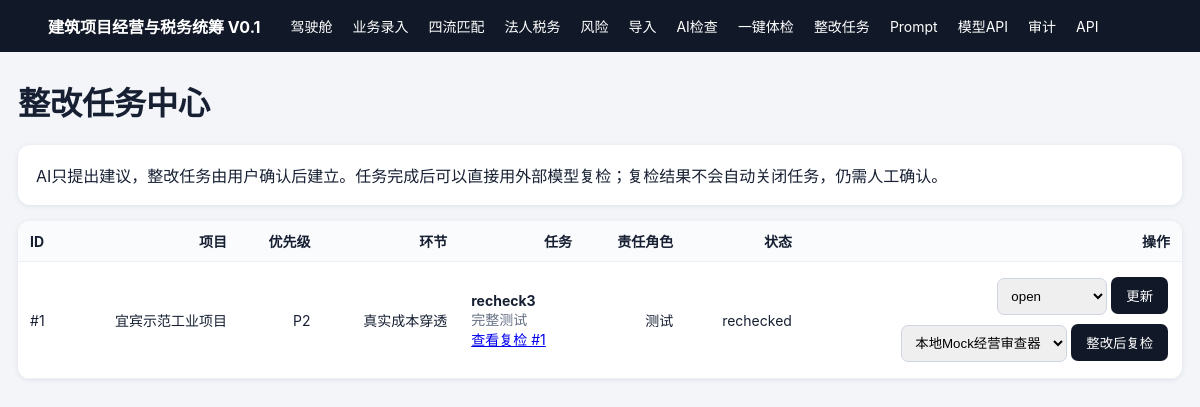
The page /tasks on the database its author committed.
### app/models.py (models this page shows)
class RemediationTask(Base):
    __tablename__="remediation_tasks"
    id:Mapped[int]=mapped_column(primary_key=True)
    project_id:Mapped[int]=mapped_column(ForeignKey("projects.id"),index=True)
    scope:Mapped[str]=mapped_column(String(40),default="whole_project",index=True)
    source_job_id:Mapped[int|None]=mapped_column(Integer,nullable=True,index=True)
    source_batch_id:Mapped[int|None]=mapped_column(Integer,nullable=True,index=True)
    recheck_job_id:Mapped[int|None]=mapped_column(Integer,nullable=True,index=True)
    title:Mapped[str]=mapped_column(String(200))
    description:Mapped[str]=mapped_column(Text,default="")
    priority:Mapped[str]=mapped_column(String(10),default="P2",index=True)
    owner_role:Mapped[str]=mapped_column(String(80),default="项目财务/商务")
    status:Mapped[str]=mapped_column(String(20),default="open",index=True)
    created_at:Mapped[str]=mapped_column(String(30),default="")
    updated_at:Mapped[str]=mapped_column(String(30),default="")
    closed_at:Mapped[str]=mapped_column(String(30),default="")

class Project(Base):
    __tablename__="projects"
    id:Mapped[int]=mapped_column(primary_key=True)
    code:Mapped[str]=mapped_column(String(30),unique=True,index=True)
    name:Mapped[str]=mapped_column(String(120))
    city:Mapped[str]=mapped_column(String(40))
    contract_total:Mapped[float]=mapped_column(Float)
    tax_method:Mapped[str]=mapped_column(String(20),default="general")

### app/main.py (the view)
@app.get("/tasks",response_class=HTMLResponse)
def task_center(r:Request):
    db=SessionLocal(); rows=db.execute(select(RemediationTask).order_by(RemediationTask.id.desc())).scalars().all()
    projects={p.id:p for p in db.execute(select(Project)).scalars().all()}
    endpoints=db.execute(select(AIModelEndpoint).where(AIModelEndpoint.enabled==True).order_by(AIModelEndpoint.id)).scalars().all()
    db.close(); return t.TemplateResponse(r, "tasks.html", {"rows":rows, "projects":projects, "endpoints":endpoints, "scopes":SCOPES})

### app/templates/tasks.html (shortened to what this page needs)
{% extends 'base.html' %}{% block body %}
<h1>整改任务中心</h1><div class="panel">AI只提出建议，整改任务由用户确认后建立。任务完成后可以直接用外部模型复检；复检结果不会自动关闭任务，仍需人工确认。</div>
<table><tr><th>ID</th><th>项目</th><th>优先级</th><th>环节</th><th>任务</th><th>责任角色</th><th>状态</th><th>操作</th></tr>
{% for x in rows %}<tr><td>#{{x.id}}</td><td>{{projects[x.project_id].name if x.project_id in projects else x.project_id}}</td><td>{{x.priority}}</td><td>{{scopes.get(x.scope,x.scope)}}</td><td style="text-align:left"><b>{{x.title}}</b><br><span class="muted">{{x.description}}</span>{% if x.recheck_job_id %}<br><a href="/ai-review/{{x.recheck_job_id}}">查看复检 #{{x.recheck_job_id}}</a>{% endif %}</td><td>{{x.owner_role}}</td><td>{{x.status}}</td><td>
<form method="post" action="/tasks/{{x.id}}/status" style="box-shadow:none;padding:0;margin:2px"><select name="status"><option>open</option></select><button>更新</button></form>
<form method="post" action="/tasks/{{x.id}}/recheck" style="box-shadow:none;padding:0;margin:2px"><select name="endpoint_id">{% for e in endpoints %}<option value="{{e.id}}">{{e.name}}</option>{% endfor %}</select><button>整改后复检</button></form>
</td></tr>{% endfor %}</table>
{% endblock %}

### app/templates/base.html (style rules this page uses)
body { font-family:-apple-system,BlinkMacSystemFont,"PingFang SC",sans-serif;margin:0;background:#f3f5f8;color:#172033 }
.card,table,.panel,form { background:white;border-radius:12px;box-shadow:0 1px 5px #dde1e8 }
.panel,form { padding:18px;margin:16px 0 }
table { width:100%;border-collapse:collapse;margin:16px 0;overflow:hidden }
th,td { padding:10px 12px;border-bottom:1px solid #edf0f4;text-align:right;font-size:14px }
th:first-child,td:first-child { text-align:left }
th { background:#fafbfc }
input,select,textarea { padding:9px;margin:4px;border:1px solid #cfd5df;border-radius:7px;max-width:100% }
button { padding:9px 15px;background:#111827;color:white;border:0;border-radius:7px }
.muted { color:#667085 }

### rows shown on the page
RemediationTask: id "1", priority "P2", get "真实成本穿透", title "recheck3", description "完整测试", recheck_job_id "1", owner_role "测试", status "rechecked"
Project: name "宜宾示范工业项目"

### other values the page prints
form field endpoint_id "本地Mock经营审查器"
